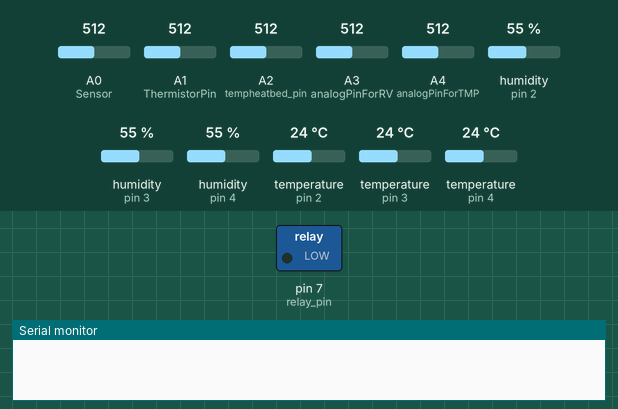
Simulated run of this sketch. Board: Arduino Uno, built with avr-gcc and run on an emulated ATmega328P. Parts: switched loads named in the sketch (green lamp = pin HIGH), the last lines printed to the serial monitor. Inputs (shaded band) come from the test bench; at power-on: A3 (analogPinForRV) = 512, A0 (Sensor) = 512, A1 (ThermistorPin) = 512, A2 (tempheatbed_pin) = 512, A4 (analogPinForTMP) = 512, humidity (sensors on pin 2, pin 3, pin 4) 55 %, temperature (sensors on pin 2, pin 3, pin 4) 24 °C.

Above: at 0.1 s.
At 4.9 s:
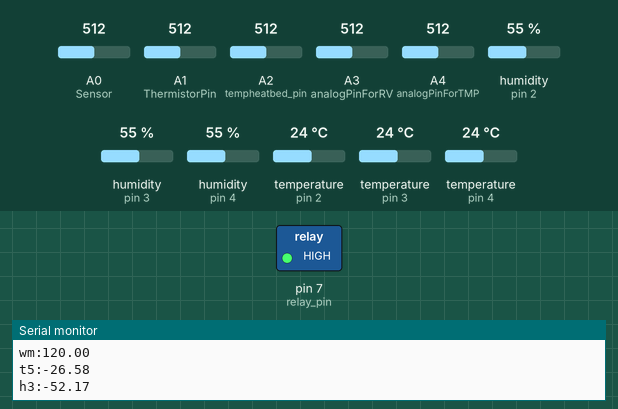
5.0 s: A3 (analogPinForRV) set to 306
Timing chart, 0 to 8.0 s (numbered marks = the images above; inputs shaded):
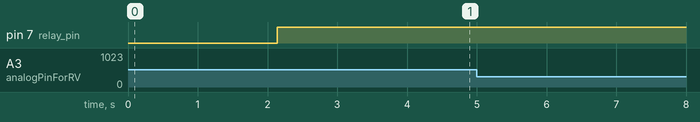

The sketch:

dryingdemonstrator.ino
```cpp
//DHT-sensors
#include "DHT.h"
#define DHTPIN1 2     // Digital pin connected to the DHT incoming air
#define DHTPIN2 3     // Digital pin connected to the DHT outcoming air
#define DHTPIN3 4     // Digital pin connected to the DHT inside box air
#define DHTTYPE DHT11   // DHT 11
DHT dht[] = {
  {DHTPIN1, DHTTYPE},
  {DHTPIN2, DHTTYPE},
  {DHTPIN3, DHTTYPE},
};
float h[3];
float t[3];

//Windsensor Rev C (Modern Device)
/* Pin-out wires wind sensor:
 *      Red: 5V
 *    Black: GNV
 *     Blue: TMP
 *    Green: RV
 * Not used: OUT
 */
#define analogPinForRV    3   // change to pins you the analog pins are using
#define analogPinForTMP   4
const float zeroWindAdjustment =  0.31; // negative numbers yield smaller wind speeds and vice versa.
const float board_voltage = 4.94; // measure the board voltage and write here
float TMP_Therm_ADunits;  //temp termistor value from wind sensor
float RV_Wind_ADunits;    //RV output from wind sensor
float RV_Wind_Volts;
unsigned long lastMillis;
int TempCtimes100;
float zeroWind_ADunits;
float zeroWind_volts;
float WindSpeed_mps;

// Touch temperature sensor on the towel
int ThermistorPin = A1;
int Vo;
float R1 = 100000;
float logR2, T, Tc;
float c1 = 1.009249522e-03, c2 = 2.378405444e-04, c3 = 2.019202697e-07;

// Variables of the heat bed temperature sensor
int tempheatbed_pin = A2;
int Vo_bed;
float logR2_bed, T_bed, Tc_bed;

// Variables to control the relay
int relay_pin = 7;
volatile byte relayState = LOW;

// Soil moisture sensor
const int AirValue = 510;   //you need to replace this value with Value_1
const int WaterValue = 251;  //you need to replace this value with Value_2
int intervals = (AirValue - WaterValue)/3;
int soilMoistureValue = 0;
int soilmoisturepercent = 0;
const float a = -0.8444;
const float b = 380.16;

float soilMoistureWeight = 0;

void setup() {
  analogReference(EXTERNAL); // use AREF for reference voltage
  // setup pin to control the heat bed
  pinMode(relay_pin, OUTPUT);
  digitalWrite(relay_pin, LOW);
  relayState = LOW;

  Serial.begin(9600);

  for (auto& sensor : dht) {
    sensor.begin();
  }

}

void loop() {

  if (millis() - lastMillis > 2000){ // read every 2000 ms

    //Wind sensor
    TMP_Therm_ADunits = analogRead(analogPinForTMP);
    RV_Wind_ADunits = analogRead(analogPinForRV);
    RV_Wind_Volts = (RV_Wind_ADunits * board_voltage / 1023.0);
    TempCtimes100 = (0.005 *(TMP_Therm_ADunits * TMP_Therm_ADunits)) - (16.862 * TMP_Therm_ADunits) + 9075.4;
    zeroWind_ADunits = -0.0006*(TMP_Therm_ADunits * TMP_Therm_ADunits) + 1.0727 * TMP_Therm_ADunits + 47.172;  //  13.0C  553  482.39
    zeroWind_volts = (zeroWind_ADunits * board_voltage / 1023.0) - zeroWindAdjustment;
    WindSpeed_mps = (1.609344 * pow(((RV_Wind_Volts - zeroWind_volts) /.2300) , 2.7265))/3.6;

    // DHT-sensors
    for (int i = 0; i < 3; i++) {
      t[i] = dht[i].readTemperature();
      h[i] = dht[i].readHumidity();
    }

    //Touch temp towel
    Vo = analogRead(ThermistorPin);
    logR2 = log(R1 * ((1024.0 / (float)Vo) - 1.0));
    T = 1.0 / (c1 + (c2*logR2) + (c3*logR2*logR2*logR2));
    Tc = T - 273.15;
    //Tf = (Tc * 9.0)/ 5.0 + 32.0;

    // Heat bed temperature sensor
    Vo_bed = analogRead(tempheatbed_pin);
    logR2_bed = log(R1 * ((1024.0 / (float)Vo_bed) - 1.0));
    T_bed = 1.0 / (c1 + (c2*logR2_bed) + (c3*logR2_bed*logR2_bed*logR2_bed));
    Tc_bed = T_bed - 273.15;

    // Soil moisture sensor
    soilMoistureValue = analogRead(A0);  //put Sensor insert into soil
    soilmoisturepercent = map(soilMoistureValue, AirValue, WaterValue, 0, 100);
    soilMoistureWeight = a * soilMoistureValue + b ;

    // Output to Serial Monitor
    // Sequence:
    // f1-1,t3-2, h4-3, af-4, t1-5, t2-6, h1-7, f2-8, t4-9 , wm-10,  t5-11,  h3-12,  h2-13

    //f1-1
    Serial.println("f1:1.00");  //ON or OFF

    //f2-8
    Serial.println("f2:1.00"); //ON or OFF
    //Serial.println();

    //t1-5
    Serial.print("t1:");
    Serial.println(t[0], 2); //t1 Celsius
    //Serial.println();

    //h1-7
    Serial.print("h1:");
    Serial.println(h[0], 2); //h1 relative
    //Serial.println();

    //t2-6
    Serial.print("t2:");
    Serial.println(t[1], 2); //t2 Celsius
    //Serial.println();

    //h2-13
    Serial.print("h2:");
    Serial.println(h[1], 2); //humidity outcoming air relative
    //Serial.println();

    //t3-2
    Serial.print("t3:");
    Serial.println(t[2], 2); //t3 Celsius
    //Serial.println();

    //h4-3
    Serial.print("h4:");
    Serial.println(h[2], 2); //h4 relative humidity
    //Serial.println();

    //af-4
    Serial.print("af:");
    Serial.println(WindSpeed_mps, 2); // meters per second
    //Serial.println();

    //t4-9
    Serial.print("t4:");
    Serial.println(Tc_bed, 2); //Temperature of the heat bed Celsius
    //Serial.println();

    //wm-10
    Serial.print("wm:"); //watts
    if (relayState == LOW) {
      Serial.println("0.00");
    } else {
      Serial.println("120.00");
    }
    //Serial.println();

    //t5-11
    Serial.print("t5:");
    Serial.println(Tc, 2); //Temperature of the towel Celsius
    //Serial.println();

    //h3-12
    Serial.print("h3:");
    Serial.println(soilMoistureWeight); //Water content of the towel in grams
    //Serial.println();


    /*
    for (int i = 0; i < 3; i++) {
      Serial.print(h[i]);
      Serial.print(F("\t"));
      Serial.print(t[i]);
      Serial.print(F("\t"));
    }
    Serial.print(WindSpeed_mps);
    Serial.print(F("\t"));
    Serial.print(Tc);
    Serial.print(F("\t"));
    Serial.print(Tc_bed);
    Serial.print(F("\t"));
    Serial.print(soilMoistureValue);
    Serial.print("\n");
    */

    // Code to control the temperature in the range
    if (Tc_bed <= 90) {          // check if the sensor is HIGH
      if(relayState == LOW){
        digitalWrite(relay_pin, HIGH);
        }
      relayState = HIGH;
      //Serial.println("ON");
    }
    if (Tc_bed >= 100) {
      digitalWrite(relay_pin, LOW);
      relayState = LOW;
      //Serial.println("OFF");
    }
    lastMillis = millis();
  }
}
```
